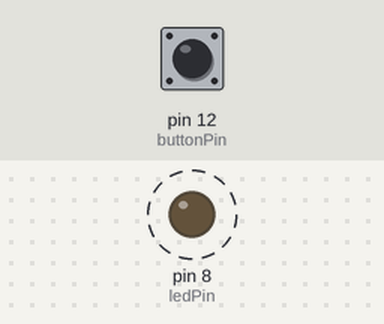
Bench run of a sketch on a simulated Arduino Uno, built with avr-gcc and run on an emulated ATmega328P. Parts: output pins drawn as LEDs (lit = HIGH). Dashed ring = blinking. The inputs (shaded band) are chosen by the test bench; at power-on: pin 12 (buttonPin) LOW.

Above: at 1.8 s.
1.9 s: pin 12 (buttonPin) pulled HIGH for 3.2 s
Timing chart, 0 to 12.6 s (numbered marks = the images above; inputs shaded):
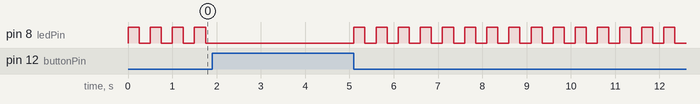

The sketch:

sketch_oct9a.ino
```cpp
int buttonPin = 12;
int ledPin = 8;
bool buttonRead;

void setup() {
  Serial.begin(9600);
  pinMode(ledPin, OUTPUT);
  pinMode(buttonPin, INPUT);
}

void loop() {
  buttonRead = digitalRead(buttonPin);

  if (buttonRead == 1) {
    digitalWrite(ledPin, LOW);
  }

  while (buttonRead == 0) {
    digitalWrite(ledPin, HIGH);
    delay(250);
    digitalWrite(ledPin, LOW);
    delay(250);
    //digitalWrite(ledPin, HIGH);
    buttonRead = digitalRead(buttonPin);
  }
}
```
